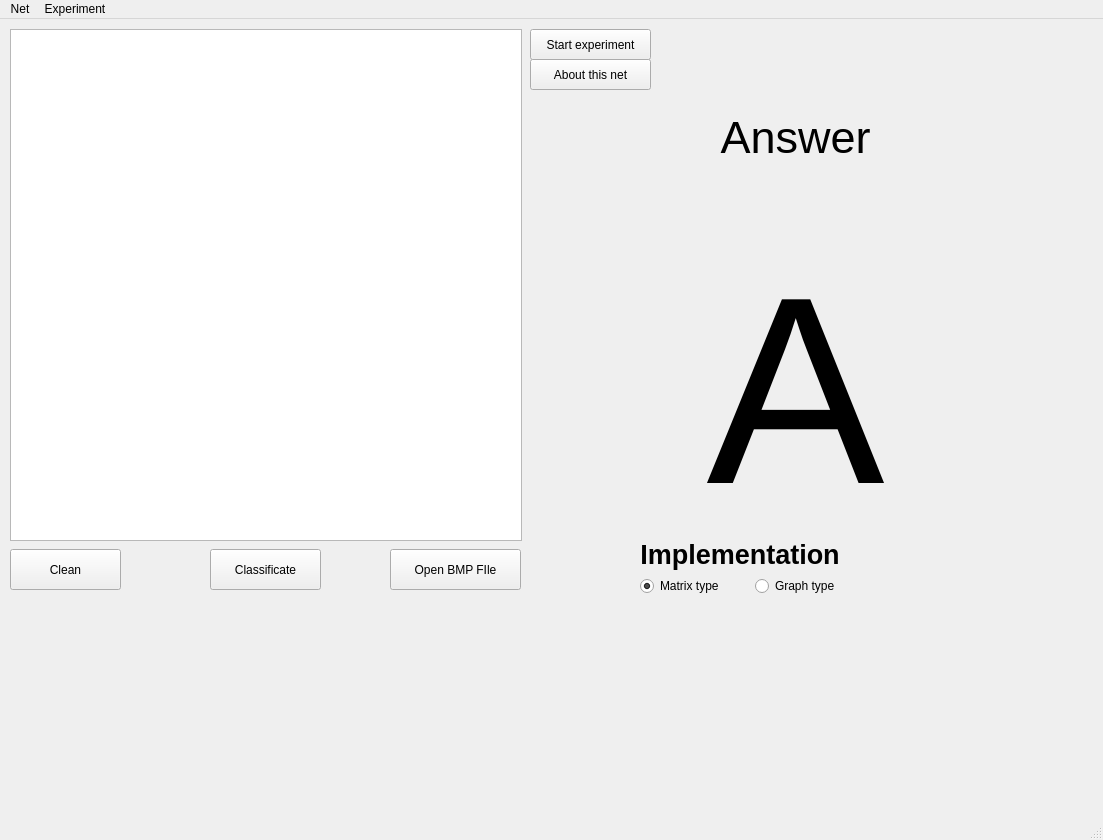
<?xml version="1.0" encoding="UTF-8"?>
<ui version="4.0">
 <class>Interface</class>
 <widget class="QMainWindow" name="Interface">
  <property name="geometry">
   <rect>
    <x>0</x>
    <y>0</y>
    <width>1103</width>
    <height>840</height>
   </rect>
  </property>
  <property name="minimumSize">
   <size>
    <width>700</width>
    <height>600</height>
   </size>
  </property>
  <property name="windowTitle">
   <string>MLP</string>
  </property>
  <widget class="QWidget" name="Mainwindow">
   <widget class="QStackedWidget" name="stackedWidget">
    <property name="geometry">
     <rect>
      <x>0</x>
      <y>0</y>
      <width>1000</width>
      <height>600</height>
     </rect>
    </property>
    <property name="currentIndex">
     <number>0</number>
    </property>
    <widget class="QWidget" name="page">
     <widget class="QGraphicsView" name="paintWidget">
      <property name="geometry">
       <rect>
        <x>10</x>
        <y>10</y>
        <width>512</width>
        <height>512</height>
       </rect>
      </property>
     </widget>
     <widget class="QPushButton" name="pushButtonClean">
      <property name="geometry">
       <rect>
        <x>10</x>
        <y>530</y>
        <width>111</width>
        <height>41</height>
       </rect>
      </property>
      <property name="text">
       <string>Clean</string>
      </property>
     </widget>
     <widget class="QPushButton" name="pushButtonClassificate">
      <property name="geometry">
       <rect>
        <x>210</x>
        <y>530</y>
        <width>111</width>
        <height>41</height>
       </rect>
      </property>
      <property name="text">
       <string>Classificate</string>
      </property>
     </widget>
     <widget class="QWidget" name="layoutWidget">
      <property name="geometry">
       <rect>
        <x>640</x>
        <y>520</y>
        <width>271</width>
        <height>69</height>
       </rect>
      </property>
      <layout class="QGridLayout" name="gridLayout">
       <property name="sizeConstraint">
        <enum>QLayout::SetFixedSize</enum>
       </property>
       <property name="leftMargin">
        <number>0</number>
       </property>
       <item row="1" column="0">
        <widget class="QRadioButton" name="radioButtonMatrix">
         <property name="enabled">
          <bool>true</bool>
         </property>
         <property name="sizePolicy">
          <sizepolicy hsizetype="Minimum" vsizetype="Fixed">
           <horstretch>34</horstretch>
           <verstretch>0</verstretch>
          </sizepolicy>
         </property>
         <property name="text">
          <string>Matrix type</string>
         </property>
         <property name="checked">
          <bool>true</bool>
         </property>
        </widget>
       </item>
       <item row="1" column="1">
        <widget class="QRadioButton" name="radioButtonGraph">
         <property name="text">
          <string>Graph type</string>
         </property>
        </widget>
       </item>
       <item row="0" column="0" colspan="2">
        <widget class="QLabel" name="labelImplement">
         <property name="font">
          <font>
           <pointsize>20</pointsize>
           <weight>75</weight>
           <bold>true</bold>
          </font>
         </property>
         <property name="text">
          <string>Implementation</string>
         </property>
         <property name="alignment">
          <set>Qt::AlignCenter</set>
         </property>
        </widget>
       </item>
      </layout>
     </widget>
     <widget class="QWidget" name="verticalLayoutWidget">
      <property name="geometry">
       <rect>
        <x>610</x>
        <y>20</y>
        <width>371</width>
        <height>501</height>
       </rect>
      </property>
      <layout class="QVBoxLayout" name="verticalLayoutAnswer">
       <item>
        <widget class="QLabel" name="labelAnswer">
         <property name="font">
          <font>
           <pointsize>34</pointsize>
          </font>
         </property>
         <property name="text">
          <string>Answer</string>
         </property>
         <property name="alignment">
          <set>Qt::AlignCenter</set>
         </property>
        </widget>
       </item>
       <item>
        <widget class="QLabel" name="labelTextAnswer">
         <property name="font">
          <font>
           <pointsize>250</pointsize>
          </font>
         </property>
         <property name="locale">
          <locale language="Russian" country="Russia"/>
         </property>
         <property name="text">
          <string>A</string>
         </property>
         <property name="alignment">
          <set>Qt::AlignCenter</set>
         </property>
        </widget>
       </item>
      </layout>
     </widget>
     <widget class="QPushButton" name="pushButtonGoToExperiment">
      <property name="geometry">
       <rect>
        <x>530</x>
        <y>10</y>
        <width>121</width>
        <height>31</height>
       </rect>
      </property>
      <property name="text">
       <string>Start experiment</string>
      </property>
     </widget>
     <widget class="QPushButton" name="pushButtonOpenBMP">
      <property name="geometry">
       <rect>
        <x>390</x>
        <y>530</y>
        <width>131</width>
        <height>41</height>
       </rect>
      </property>
      <property name="text">
       <string>Open BMP FIle</string>
      </property>
     </widget>
     <widget class="QPushButton" name="pushButton_aboutThisNet">
      <property name="geometry">
       <rect>
        <x>530</x>
        <y>40</y>
        <width>121</width>
        <height>31</height>
       </rect>
      </property>
      <property name="text">
       <string>About this net</string>
      </property>
     </widget>
    </widget>
    <widget class="QWidget" name="page_2">
     <widget class="QWidget" name="layoutWidget">
      <property name="geometry">
       <rect>
        <x>40</x>
        <y>30</y>
        <width>481</width>
        <height>501</height>
       </rect>
      </property>
      <layout class="QGridLayout" name="gridLayoutExperiment">
       <item row="6" column="1">
        <widget class="QLabel" name="labelSpentTime">
         <property name="text">
          <string>Spent time(sec):</string>
         </property>
        </widget>
       </item>
       <item row="5" column="2">
        <widget class="QLabel" name="labelResultFMeasure">
         <property name="text">
          <string/>
         </property>
        </widget>
       </item>
       <item row="1" column="2">
        <widget class="QDoubleSpinBox" name="spinBoxTestSet">
         <property name="maximum">
          <double>1.000000000000000</double>
         </property>
         <property name="singleStep">
          <double>0.050000000000000</double>
         </property>
         <property name="value">
          <double>0.500000000000000</double>
         </property>
        </widget>
       </item>
       <item row="3" column="1">
        <widget class="QLabel" name="labelPrecision">
         <property name="text">
          <string>Precision:</string>
         </property>
        </widget>
       </item>
       <item row="3" column="2">
        <widget class="QLabel" name="labelResultPrecision">
         <property name="text">
          <string/>
         </property>
        </widget>
       </item>
       <item row="0" column="1" colspan="2">
        <widget class="QLabel" name="labelExperiment">
         <property name="font">
          <font>
           <pointsize>20</pointsize>
           <weight>75</weight>
           <bold>true</bold>
          </font>
         </property>
         <property name="text">
          <string>Experiment</string>
         </property>
         <property name="alignment">
          <set>Qt::AlignCenter</set>
         </property>
        </widget>
       </item>
       <item row="2" column="2">
        <widget class="QLabel" name="labelResultAccuracy">
         <property name="text">
          <string/>
         </property>
        </widget>
       </item>
       <item row="4" column="1">
        <widget class="QLabel" name="labelRecall">
         <property name="text">
          <string>Recall:</string>
         </property>
        </widget>
       </item>
       <item row="2" column="1">
        <widget class="QLabel" name="labelAccuracy">
         <property name="text">
          <string>Average accuracy:</string>
         </property>
        </widget>
       </item>
       <item row="4" column="2">
        <widget class="QLabel" name="labelResultRecall">
         <property name="text">
          <string/>
         </property>
        </widget>
       </item>
       <item row="0" column="0">
        <widget class="QPushButton" name="pushButtonBack">
         <property name="sizePolicy">
          <sizepolicy hsizetype="Maximum" vsizetype="Fixed">
           <horstretch>0</horstretch>
           <verstretch>0</verstretch>
          </sizepolicy>
         </property>
         <property name="text">
          <string>&lt;- back</string>
         </property>
        </widget>
       </item>
       <item row="1" column="1">
        <widget class="QLabel" name="labelTestSet">
         <property name="text">
          <string>Test set:</string>
         </property>
        </widget>
       </item>
       <item row="5" column="1">
        <widget class="QLabel" name="labelFMeasure">
         <property name="text">
          <string>F-measure:</string>
         </property>
        </widget>
       </item>
       <item row="6" column="2">
        <widget class="QLabel" name="labelResultSpentTime">
         <property name="text">
          <string/>
         </property>
        </widget>
       </item>
       <item row="1" column="3">
        <widget class="QPushButton" name="pushButtonExperimentOpenFile">
         <property name="sizePolicy">
          <sizepolicy hsizetype="Maximum" vsizetype="Fixed">
           <horstretch>0</horstretch>
           <verstretch>0</verstretch>
          </sizepolicy>
         </property>
         <property name="text">
          <string>Open file</string>
         </property>
        </widget>
       </item>
       <item row="7" column="1" colspan="2">
        <widget class="QPushButton" name="pushButtonStartExperiment">
         <property name="minimumSize">
          <size>
           <width>50</width>
           <height>50</height>
          </size>
         </property>
         <property name="text">
          <string>Start experiment</string>
         </property>
        </widget>
       </item>
      </layout>
     </widget>
     <widget class="QLabel" name="labelExperimentFilename">
      <property name="geometry">
       <rect>
        <x>40</x>
        <y>10</y>
        <width>481</width>
        <height>16</height>
       </rect>
      </property>
      <property name="text">
       <string/>
      </property>
     </widget>
     <widget class="QLabel" name="label_wait">
      <property name="geometry">
       <rect>
        <x>40</x>
        <y>540</y>
        <width>481</width>
        <height>16</height>
       </rect>
      </property>
      <property name="text">
       <string/>
      </property>
     </widget>
    </widget>
   </widget>
  </widget>
  <widget class="QStatusBar" name="statusbar"/>
  <widget class="QMenuBar" name="menuBar">
   <property name="geometry">
    <rect>
     <x>0</x>
     <y>0</y>
     <width>1103</width>
     <height>26</height>
    </rect>
   </property>
   <widget class="QMenu" name="menuNet">
    <property name="title">
     <string>Net</string>
    </property>
    <widget class="QMenu" name="menuRun_learning">
     <property name="title">
      <string>Run learning</string>
     </property>
     <addaction name="actionReal_time_training"/>
     <addaction name="actionCross_validation"/>
    </widget>
    <addaction name="actionCreate_new"/>
    <addaction name="separator"/>
    <addaction name="actionOpen"/>
    <addaction name="actionSave"/>
    <addaction name="separator"/>
    <addaction name="menuRun_learning"/>
    <addaction name="separator"/>
    <addaction name="actionAbout_this_net"/>
   </widget>
   <widget class="QMenu" name="menuExperiment">
    <property name="title">
     <string>Experiment</string>
    </property>
    <addaction name="actionGo_to_experiment"/>
   </widget>
   <addaction name="menuNet"/>
   <addaction name="menuExperiment"/>
  </widget>
  <action name="actionGo_to_experiment">
   <property name="text">
    <string>Go to experiment</string>
   </property>
  </action>
  <action name="actionOpen">
   <property name="text">
    <string>Open ...</string>
   </property>
  </action>
  <action name="actionSave">
   <property name="text">
    <string>Save ...</string>
   </property>
  </action>
  <action name="actionAbout_this_net">
   <property name="text">
    <string>About this net</string>
   </property>
  </action>
  <action name="actionCreate_new">
   <property name="text">
    <string>Create new</string>
   </property>
  </action>
  <action name="actionCross_validation">
   <property name="text">
    <string>Cross-validation</string>
   </property>
  </action>
  <action name="actionReal_time_training">
   <property name="text">
    <string>Real-time training</string>
   </property>
  </action>
 </widget>
 <resources/>
 <connections>
  <connection>
   <sender>actionGo_to_experiment</sender>
   <signal>triggered()</signal>
   <receiver>Interface</receiver>
   <slot>goToExperimentWindow()</slot>
   <hints>
    <hint type="sourcelabel">
     <x>-1</x>
     <y>-1</y>
    </hint>
    <hint type="destinationlabel">
     <x>551</x>
     <y>419</y>
    </hint>
   </hints>
  </connection>
  <connection>
   <sender>actionOpen</sender>
   <signal>triggered()</signal>
   <receiver>Interface</receiver>
   <slot>OpenWeight_clicked()</slot>
   <hints>
    <hint type="sourcelabel">
     <x>-1</x>
     <y>-1</y>
    </hint>
    <hint type="destinationlabel">
     <x>551</x>
     <y>419</y>
    </hint>
   </hints>
  </connection>
  <connection>
   <sender>actionSave</sender>
   <signal>triggered()</signal>
   <receiver>Interface</receiver>
   <slot>SaveWeight_clicked()</slot>
   <hints>
    <hint type="sourcelabel">
     <x>-1</x>
     <y>-1</y>
    </hint>
    <hint type="destinationlabel">
     <x>551</x>
     <y>419</y>
    </hint>
   </hints>
  </connection>
  <connection>
   <sender>actionAbout_this_net</sender>
   <signal>triggered()</signal>
   <receiver>Interface</receiver>
   <slot>showNetConfig_clicked()</slot>
   <hints>
    <hint type="sourcelabel">
     <x>-1</x>
     <y>-1</y>
    </hint>
    <hint type="destinationlabel">
     <x>551</x>
     <y>419</y>
    </hint>
   </hints>
  </connection>
  <connection>
   <sender>actionCreate_new</sender>
   <signal>triggered()</signal>
   <receiver>Interface</receiver>
   <slot>createNet()</slot>
   <hints>
    <hint type="sourcelabel">
     <x>-1</x>
     <y>-1</y>
    </hint>
    <hint type="destinationlabel">
     <x>551</x>
     <y>419</y>
    </hint>
   </hints>
  </connection>
  <connection>
   <sender>actionReal_time_training</sender>
   <signal>triggered()</signal>
   <receiver>Interface</receiver>
   <slot>startLearning()</slot>
   <hints>
    <hint type="sourcelabel">
     <x>-1</x>
     <y>-1</y>
    </hint>
    <hint type="destinationlabel">
     <x>551</x>
     <y>419</y>
    </hint>
   </hints>
  </connection>
  <connection>
   <sender>actionCross_validation</sender>
   <signal>triggered()</signal>
   <receiver>Interface</receiver>
   <slot>goToCrossValidationWindow()</slot>
   <hints>
    <hint type="sourcelabel">
     <x>-1</x>
     <y>-1</y>
    </hint>
    <hint type="destinationlabel">
     <x>551</x>
     <y>419</y>
    </hint>
   </hints>
  </connection>
 </connections>
 <slots>
  <slot>goToExperimentWindow()</slot>
  <slot>OpenWeight_clicked()</slot>
  <slot>SaveWeight_clicked()</slot>
  <slot>createNet()</slot>
  <slot>showNetConfig_clicked()</slot>
  <slot>startLearning()</slot>
  <slot>goToCrossValidationWindow()</slot>
 </slots>
</ui>
